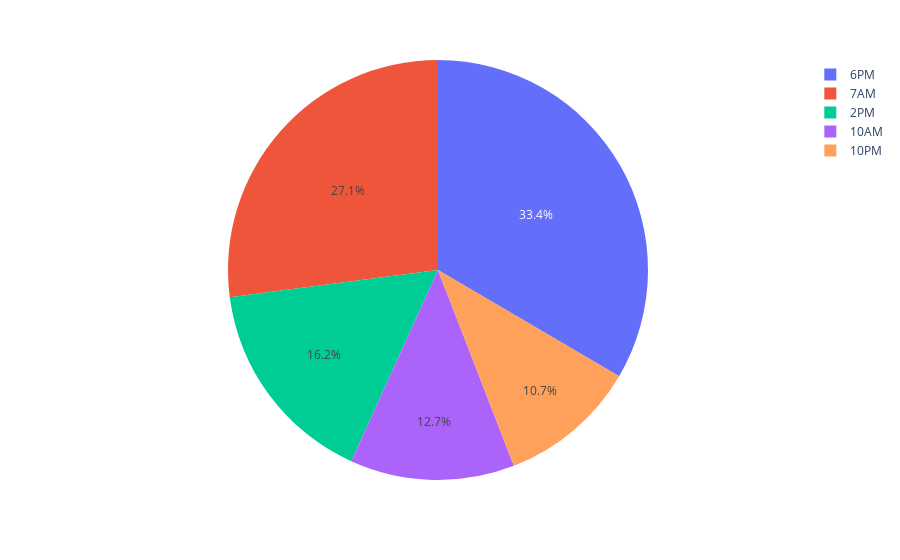

Notebook code for this chart:
### Code cell
noMappedCoffeeHouseCoupons = mappedCoffeeHouseCoupons[mappedCoffeeHouseCoupons['yesORno']=='no']
fig = px.pie(noMappedCoffeeHouseCoupons, values='MappedCoffeeHouse', names='time')
fig.show()

### Figure 1 — Plotly figure (JSON) as saved in the notebook; plotly's stock layout.template omitted (floating-point values rounded to 4 significant figures; data arrays with more than 128 entries replaced by an {"elided": "..."} marker saying what was removed)
{"data": [{"domain": {"x": [0, 1], "y": [0, 1]}, "hovertemplate": "time=%{label}<br>MappedCoffeeHouse=%{value}<extra></extra>", "labels": {"elided": "2001 str values"}, "legendgroup": "", "name": "", "showlegend": true, "type": "pie", "values": {"elided": "2001 int values"}}], "layout": {"legend": {"tracegroupgap": 0}, "margin": {"t": 60}}}
